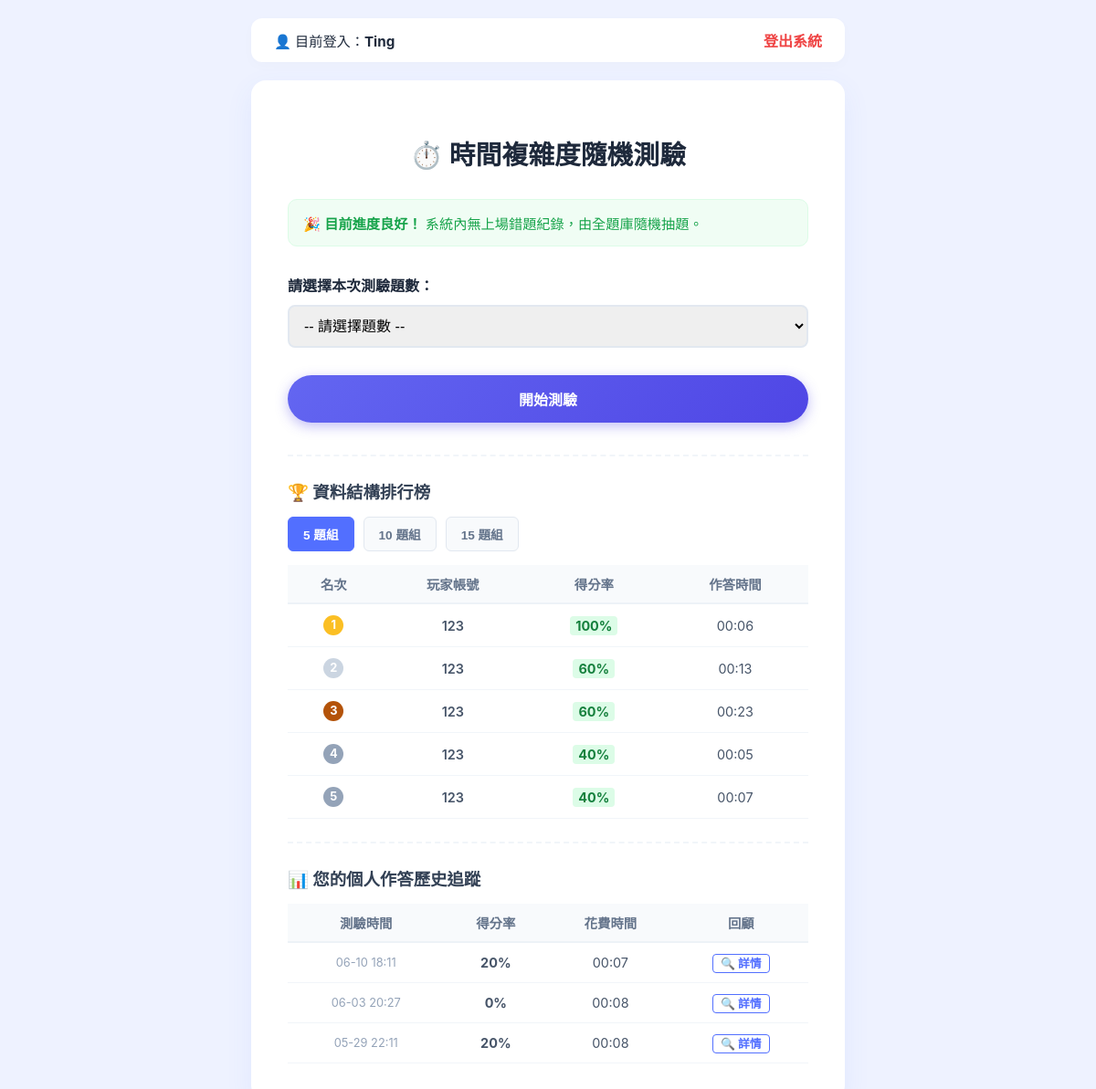
The app's page / (signed in) with its own data.
### quiz/models.py (models this page shows, shortened)
class QuizRecord(models.Model):
    user = models.ForeignKey(User, on_delete=models.CASCADE, related_name='quiz_records')
    total_questions = models.IntegerField(verbose_name="總題數")
    correct_count = models.IntegerField(verbose_name="答對題數")
    score_percent = models.IntegerField(verbose_name="得分率")
    duration = models.CharField(max_length=10, verbose_name="花費時間")
    created_at = models.DateTimeField(auto_now_add=True, verbose_name="作答時間")

### quiz/views.py (the view)
# urls.py: path('', views.index, name='index'),
def index(request):
    wrong_ids = request.session.get('wrong_question_ids', [])
    wrong_count = len(wrong_ids)
    my_history = []
    leaderboard_5 = []
    leaderboard_10 = []
    leaderboard_15 = []
    if request.user.is_authenticated:
        my_history = QuizRecord.objects.filter(user=request.user).order_by('-created_at')
    leaderboard_5 = QuizRecord.objects.filter(total_questions=5).order_by('-score_percent', 'duration')[:5]
    leaderboard_10 = QuizRecord.objects.filter(total_questions=10).order_by('-score_percent', 'duration')[:5]
    leaderboard_15 = QuizRecord.objects.filter(total_questions=15).order_by('-score_percent', 'duration')[:5]
    context = {
        'wrong_count': wrong_count,
        'my_history': my_history,
        'leaderboard_5': leaderboard_5,
        'leaderboard_10': leaderboard_10,
        'leaderboard_15': leaderboard_15,
    }
    return render(request, 'quiz/index.html', context)

### quiz/templates/quiz/index.html (shortened to what this page needs)
<!DOCTYPE html>
<html lang="zh-TW">
<head>
</head>
<body>
    <div class="navbar">
        <div class="user-status">
            {% if user.is_authenticated %}
                👤 目前登入：<strong>{{ user.username }}</strong>
            {% else %}
                👤 您尚未登入，紀錄將無法存入排行榜。
            {% endif %}
        </div>
        <div>
            {% if user.is_authenticated %}
                <a href="{% url 'logout' %}" class="auth-link" style="color: #ef4444;">登出系統</a>
            {% else %}
                <a href="{% url 'login' %}" class="auth-link">帳號登入</a>
                <a href="{% url 'register' %}" class="auth-link" style="color:#10b981;">註冊新帳號</a>
            {% endif %}
        </div>
    </div>
    <div class="start-box">
        <h1>⏱️ 時間複雜度隨機測驗</h1>
        {% if wrong_count > 0 %}
            <div class="status-alert status-wrong">
                ⚠️ <strong>偵測到單次錯題：</strong> 您上次有 {{ wrong_count }} 題未答對，本次將優先出現。
            </div>
        {% else %}
            <div class="status-alert status-clear">
                🎉 <strong>目前進度良好！</strong> 系統內無上場錯題紀錄，由全題庫隨機抽題。
            </div>
        {% endif %}
        <form action="{% url 'quiz_home' %}" method="GET">
            <div class="form-group">
                <label for="num_questions">請選擇本次測驗題數：</label>
                <select name="num" id="num_questions" required>
                    <option value="" disabled selected>-- 請選擇題數 --</option>
                </select>
            </div>
            {% if user.is_authenticated %}
                <button type="submit" class="start-btn">開始測驗</button>
            {% else %}
                <button type="button" class="start-btn" style="background: #94a3b8; cursor: not-allowed;" onclick="alert('請先在右上方登入或註冊帳號，才能開始測驗與上榜喔！')">請先登入以開始測驗</button>
            {% endif %}
        </form>
        <div class="dashboard-section">
            <div class="section-title">🏆 資料結構排行榜</div>
            <div class="tab-group">
                <button class="tab-btn active" onclick="switchTab('tab5')">5 題組</button>
                <button class="tab-btn" onclick="switchTab('tab10')">10 題組</button>
                <button class="tab-btn" onclick="switchTab('tab15')">15 題組</button>
            </div>
            <div id="tab5" class="leaderboard-content active">
                {% if leaderboard_5 %}
                    <table class="styled-table">
                        <thead><tr><th>名次</th><th>玩家帳號</th><th>得分率</th><th>作答時間</th></tr></thead>
                        <tbody>
                            {% for r in leaderboard_5 %}
                            <tr>
                                <td><span class="badge-rank rank-{{ forloop.counter }}">{{ forloop.counter }}</span></td>
                                <td style="font-weight:600;">{{ r.user.username }}</td>
                                <td><span class="badge-perfect">{{ r.score_percent }}%</span></td>
                                <td>{{ r.duration }}</td>
                            </tr>
                            {% endfor %}
                        </tbody>
                    </table>
                {% else %} <div class="no-data">5 題組目前空空如也，快來搶佔沙發！</div> {% endif %}
            </div>
        </div>
        {% if user.is_authenticated %}
        <div class="dashboard-section">
            <div class="section-title">
                <span>📊 您的個人作答歷史追蹤</span>
            </div>
            {% if my_history %}
                <table class="styled-table">
                    <thead><tr><th>測驗時間</th><th>得分率</th><th>花費時間</th><th>回顧</th></tr></thead>
                    <tbody>
                        {% for log in my_history %}
                            <tr>
                                <td style="font-size: 0.8rem; color: #94a3b8;">{{ log.created_at|date:"m-d H:i" }}</td>
                                <td style="font-weight:bold;">{{ log.score_percent }}%</td>
                                <td>{{ log.duration }}</td>
                                <td>
                                    <a href="{% url 'record_detail' log.id %}" class="btn-detail">🔍 詳情</a>
                                </td>
                            </tr>
                        {% endfor %}
                    </tbody>
                </table>
            {% else %}
                <div class="no-data">您尚未在此帳號留下作答紀錄。</div>
            {% endif %}
        </div>
        {% endif %}
    </div>
</body>
</html>

### quiz/templates/quiz/index.html (style rules this page uses)
:root { --primary-color: #526fff; --bg-color: #eef2ff; --text-main: #1e293b; --border-color: #e2e8f0; }
body { font-family: -apple-system, BlinkMacSystemFont, sans-serif; background-color: var(--bg-color); color: var(--text-main); margin: 0; padding: 20px; display: flex; flex-direction: column; align-items: center; min-height: 100vh; }
.navbar { width: 100%; max-width: 650px; display: flex; justify-content: space-between; align-items: center; background: #ffffff; padding: 12px 25px; border-radius: 12px; margin-bottom: 20px; box-shadow: 0 4px 15px rgba(0,0,0,0.02); box-sizing: border-box; }
.user-status { font-weight: 500; font-size: 0.95rem; }
.auth-link { color: var(--primary-color); text-decoration: none; font-weight: 600; margin-left: 10px; }
.start-box { width: 100%; max-width: 650px; background: #ffffff; padding: 40px; border-radius: 16px; box-shadow: 0 10px 30px rgba(82, 111, 255, 0.08); text-align: center; box-sizing: border-box; }
h1 { margin-bottom: 30px; font-size: 1.8rem; }
.status-alert { padding: 14px 16px; border-radius: 10px; font-size: 0.95rem; margin-bottom: 30px; text-align: left; }
.status-clear { background-color: #f0fdf4; color: #16a34a; border: 1px solid #dcfce7; }
.form-group { margin-bottom: 30px; text-align: left; }
label { font-weight: 600; display: block; margin-bottom: 10px; }
select { width: 100%; padding: 12px; font-size: 1rem; border: 2px solid var(--border-color); border-radius: 8px; cursor: pointer; }
.start-btn { display: block; width: 100%; padding: 14px; font-size: 16px; font-weight: 600; color: white; background: linear-gradient(135deg, #6366f1 0%, #4f46e5 100%); border: none; border-radius: 50px; cursor: pointer; box-shadow: 0 4px 14px rgba(79, 70, 229, 0.35); margin-bottom: 35px; }
.dashboard-section { border-top: 2px dashed #f1f5f9; padding-top: 25px; margin-top: 25px; text-align: left; }
.section-title { font-size: 1.15rem; font-weight: 700; color: #334155; margin-bottom: 15px; display: flex; align-items: center; gap: 6px; }
.tab-group { display: flex; gap: 10px; margin-bottom: 15px; }
.tab-btn { padding: 8px 16px; font-size: 0.85rem; font-weight: 600; border-radius: 6px; border: 1px solid var(--border-color); background: #f8fafc; cursor: pointer; color: #64748b; transition: all 0.2s; }
.tab-btn.active { background: var(--primary-color); color: white; border-color: var(--primary-color); }
.leaderboard-content { display: none; }
.leaderboard-content.active { display: block; }
.styled-table { width: 100%; border-collapse: collapse; font-size: 0.9rem; }
.styled-table th { background-color: #f8fafc; color: #64748b; font-weight: 600; padding: 10px; border-bottom: 2px solid #edf2f7; text-align: center; }
.styled-table td { padding: 12px 10px; border-bottom: 1px solid #f1f5f9; text-align: center; color: #475569; }
.badge-rank { display: inline-block; width: 22px; height: 22px; line-height: 22px; border-radius: 50%; font-weight: bold; font-size: 0.8rem; color: white; background: #94a3b8; }
.rank-1 { background: #fbbf24; }
.rank-2 { background: #cbd5e1; }
.rank-3 { background: #b45309; }
.badge-perfect { background-color: #dcfce7; color: #15803d; padding: 2px 6px; border-radius: 4px; font-weight: bold; }
.btn-detail { color: var(--primary-color); text-decoration: none; font-weight: bold; border: 1px solid var(--primary-color); padding: 2px 8px; border-radius: 4px; font-size: 0.8rem; }

### records on screen
QuizRecord: user.username "123", score_percent "100", duration "00:06"
QuizRecord: user.username "123", score_percent "60", duration "00:13"
QuizRecord: user.username "123", score_percent "60", duration "00:23"
QuizRecord: user.username "123", score_percent "40", duration "00:05"
QuizRecord: user.username "123", score_percent "40", duration "00:07"
QuizRecord: created_at "06-10 18:11", score_percent "20", duration "00:07"
QuizRecord: created_at "06-03 20:27", score_percent "0", duration "00:08"
QuizRecord: created_at "05-29 22:11", score_percent "20", duration "00:08"

### other values on screen
{{ user.username }} "Ting"
